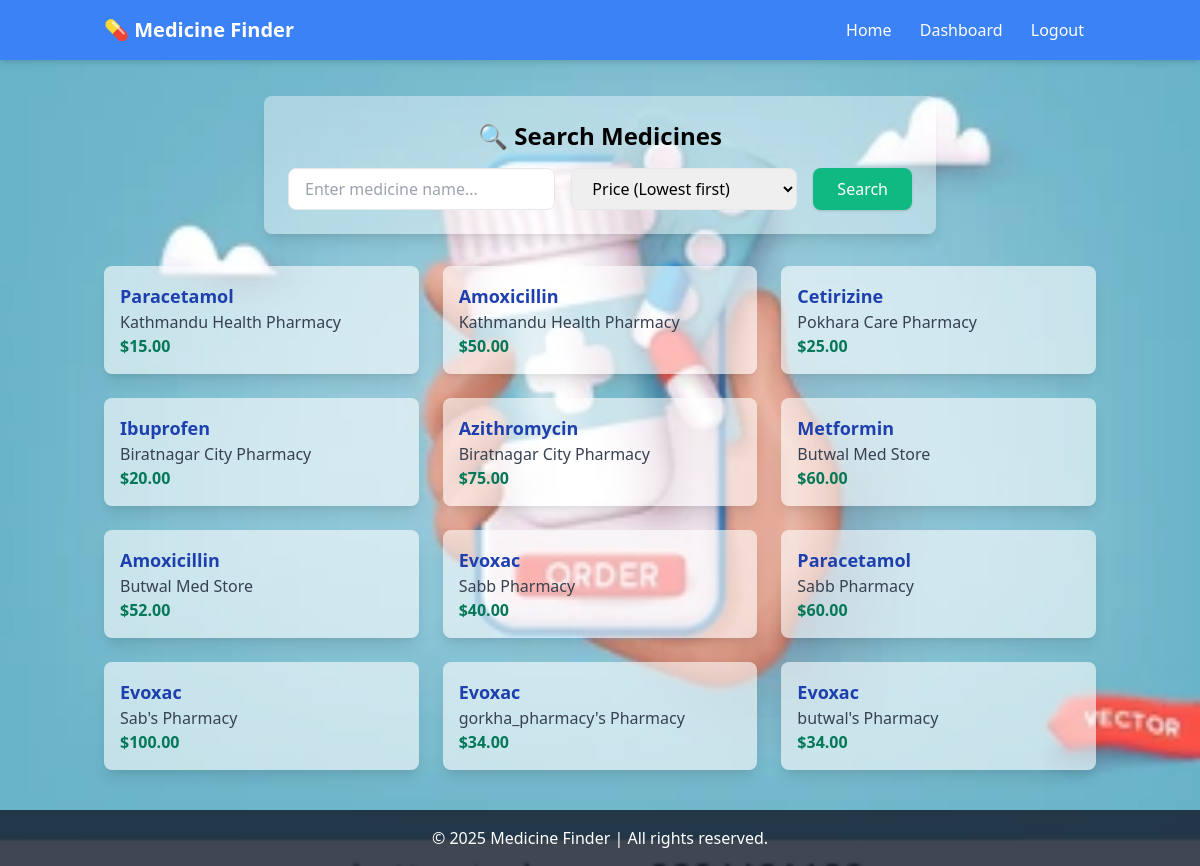
/search/, run on an earlier commit of the app's database.
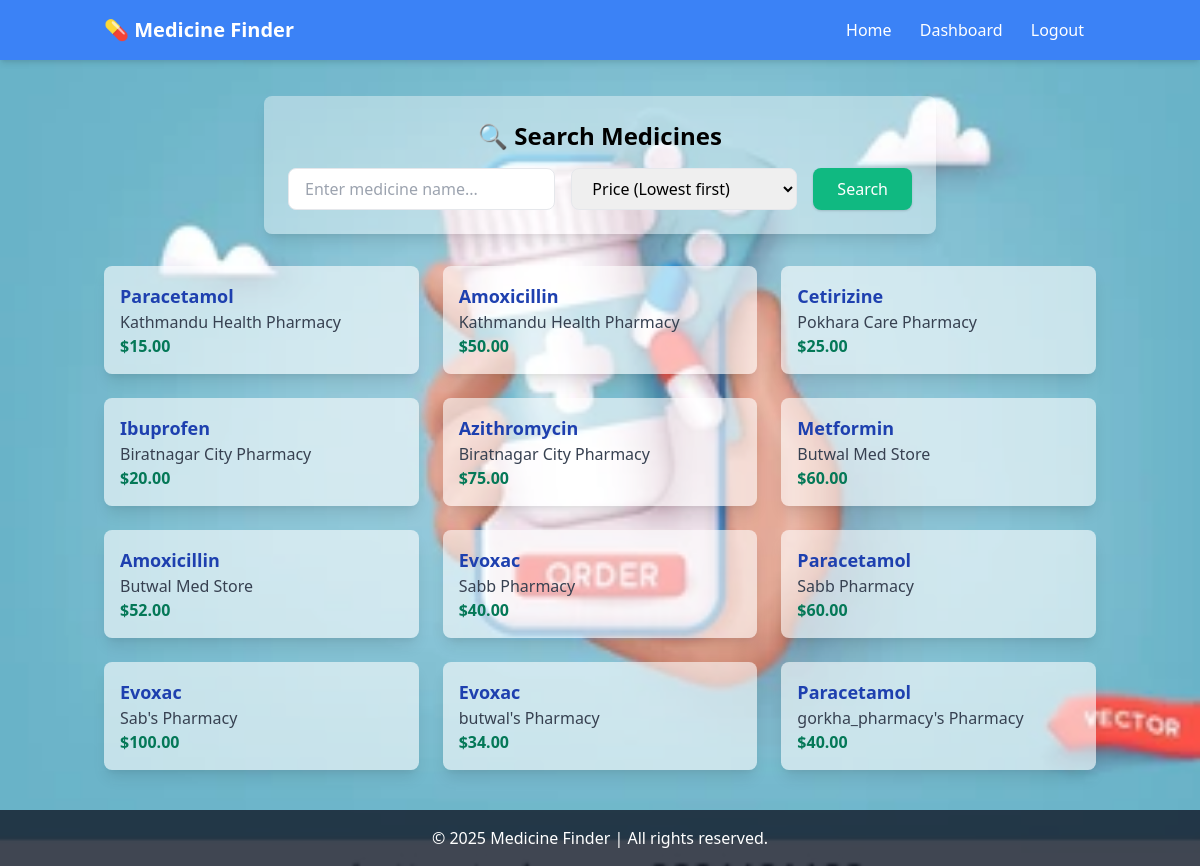
And on a later commit of the database.
### core/models.py (models this page shows, shortened)
class PharmacyMedicine(models.Model):
    pharmacy = models.ForeignKey(Pharmacy, on_delete=models.CASCADE)
    medicine = models.ForeignKey(Medicine, on_delete=models.CASCADE)
    price = models.DecimalField(max_digits=10, decimal_places=2)
    quantity = models.IntegerField()
    expiry_date = models.DateField(null=True, blank=True)
    updated_at = models.DateTimeField(auto_now=True)

class Medicine(models.Model):
    name = models.CharField(max_length=255)
    generic_name = models.CharField(max_length=255, blank=True, null=True)

class Pharmacy(models.Model):
    owner = models.OneToOneField(User, on_delete=models.CASCADE)
    name = models.CharField(max_length=255)
    address = models.TextField()
    phone = models.CharField(max_length=20)
    latitude = models.FloatField(null=True, blank=True)
    longitude = models.FloatField(null=True, blank=True)

### core/views.py (the view, shortened to what this page needs)
# urls.py: path('search/', views.search_view, name='search'),
def search_view(request):
    form = SearchForm(request.GET or None)
    results = PharmacyMedicine.objects.select_related('pharmacy', 'medicine').all()
    return render(request, 'search.html', {'form': form, 'results': results})

### core/forms.py
class SearchForm(forms.Form):
    query = forms.CharField(
        label="Medicine name",
        required=False,
        widget=forms.TextInput(attrs={'placeholder': 'Enter medicine name'})
    )
    sort_by = forms.ChoiceField(
        choices=SORT_CHOICES,
        required=False,
        widget=forms.Select()
    )

### core/templates/search.html (shortened to what this page needs)
{% load static %}
{% load widget_tweaks %}
<!DOCTYPE html>
<html lang="en">
<head>
    <link href="https://cdn.jsdelivr.net/npm/tailwindcss@2.2.19/dist/tailwind.min.css" rel="stylesheet">
</head>
<body class="font-sans min-h-screen flex flex-col">
    <header class="bg-blue-500 text-white shadow-md fixed top-0 left-0 w-full z-10">
        <div class="container mx-auto flex justify-between items-center p-4">
            <h1 class="text-xl font-bold">💊 Medicine Finder</h1>
            <nav>
                <a href="{% url 'home' %}" class="px-3 hover:underline">Home</a>
                <a href="{% url 'user_dashboard' %}" class="px-3 hover:underline">Dashboard</a>
                <a href="{% url 'logout' %}" class="px-3 hover:underline">Logout</a>
            </nav>
        </div>
    </header>
    <main class="flex-grow pt-24 pb-24 container mx-auto px-4">
        <div class="bg-white bg-opacity-40 backdrop-blur-sm p-6 rounded-lg shadow-lg max-w-2xl mx-auto text-center">
            <h2 class="text-2xl font-bold mb-4">🔍 Search Medicines</h2>
            <form method="get" id="search-form" class="flex flex-col sm:flex-row gap-4">
                <input type="text" name="query" placeholder="Enter medicine name..."
                       value="{{ request.GET.query }}"
                       class="flex-1 px-4 py-2 rounded-lg border focus:outline-none focus:ring-2 focus:ring-blue-500">
                {{ form.sort_by|add_class:"px-4 py-2 rounded-lg border focus:outline-none focus:ring-2 focus:ring-blue-500" }}
                <button type="submit" class="bg-green-500 hover:bg-green-600 text-white px-6 py-2 rounded-lg shadow">
                    Search
                </button>
            </form>
        </div>
        <div class="mt-8 grid gap-6 sm:grid-cols-2 lg:grid-cols-3">
            {% if results %}
                {% for item in results %}
                    <div class="bg-white bg-opacity-60 backdrop-blur-sm p-4 rounded-lg shadow-lg">
                        <h3 class="text-lg font-bold text-blue-800">{{ item.medicine.name }}</h3>
                        <p class="text-gray-700">{{ item.pharmacy.name }}</p>
                        <p class="text-green-700 font-semibold">${{ item.price }}</p>
                    </div>
                {% endfor %}
            {% else %}
                <p class="text-center text-white text-lg">No results found.</p>
            {% endif %}
        </div>
    </main>
    <footer class="bg-gray-900 bg-opacity-80 text-white text-center py-4 fixed bottom-0 left-0 w-full">
        <p>&copy; 2025 Medicine Finder | All rights reserved.</p>
    </footer>
</body>
</html>

What changed in the data, as far as the page shows it:
removed PharmacyMedicine: medicine.name "Evoxac", pharmacy.name "gorkha_pharmacy's Pharmacy", price "34.00"
added PharmacyMedicine: medicine.name "Paracetamol", pharmacy.name "gorkha_pharmacy's Pharmacy", price "40.00"
